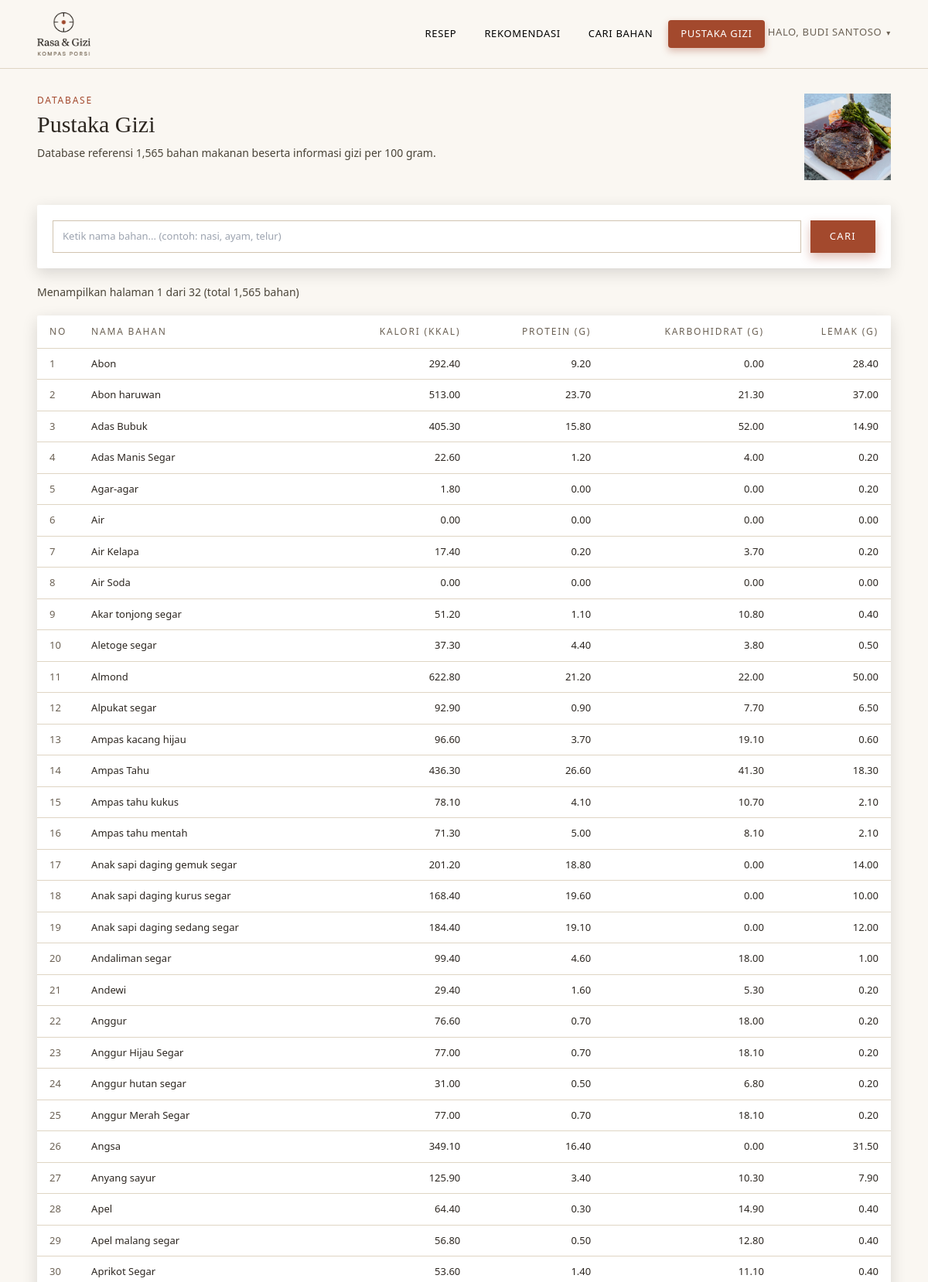
The app's page /pages/pustaka_gizi.php (signed in, upper part) with its own data.
### tables this page shows
CREATE TABLE `bahan_makanan` (
  `id` int NOT NULL,
  `nama_bahan` varchar(255) NOT NULL,
  `kalori_per_100g` decimal(6,2) NOT NULL DEFAULT '0.00',
  `protein_per_100g` decimal(6,2) NOT NULL DEFAULT '0.00',
  `karbohidrat_per_100g` decimal(6,2) NOT NULL DEFAULT '0.00',
  `lemak_per_100g` decimal(6,2) NOT NULL DEFAULT '0.00',
  `gambar` varchar(500) DEFAULT NULL
);

### pages/pustaka_gizi.php (the view, shortened to what this page needs)
<?php
require_once '../config/koneksi.php';
$keyword = trim($_GET['cari'] ?? '');
$page = max(1, (int)($_GET['halaman'] ?? 1));
$limit = 50;
$offset = ($page - 1) * $limit;
$search_param = '%' . $keyword . '%';
if (!empty($keyword)) {
    $count_stmt = mysqli_prepare($koneksi, "SELECT COUNT(*) FROM bahan_makanan WHERE nama_bahan LIKE ?");
    mysqli_stmt_bind_param($count_stmt, 's', $search_param);
} else {
    $count_stmt = mysqli_prepare($koneksi, "SELECT COUNT(*) FROM bahan_makanan");
}
mysqli_stmt_execute($count_stmt);
mysqli_stmt_bind_result($count_stmt, $total_data);
$total_pages = ceil($total_data / $limit);
if (!empty($keyword)) {
    $exact_param = $keyword;
    $starts_with_param = $keyword . '%';
    $data_stmt = mysqli_prepare($koneksi, "
        SELECT nama_bahan, ROUND((protein_per_100g * 4) + (karbohidrat_per_100g * 4) + (lemak_per_100g * 9), 2) AS kalori_per_100g, protein_per_100g, karbohidrat_per_100g, lemak_per_100g
        FROM bahan_makanan WHERE nama_bahan LIKE ?
        ORDER BY
            CASE
                WHEN nama_bahan = ? THEN 0
                WHEN nama_bahan LIKE ? THEN 1
                ELSE 2
            END,
            nama_bahan ASC
        LIMIT ? OFFSET ?
    ");
    mysqli_stmt_bind_param($data_stmt, 'sssii', $search_param, $exact_param, $starts_with_param, $limit, $offset);
} else {
    $data_stmt = mysqli_prepare($koneksi, "
        SELECT nama_bahan, ROUND((protein_per_100g * 4) + (karbohidrat_per_100g * 4) + (lemak_per_100g * 9), 2) AS kalori_per_100g, protein_per_100g, karbohidrat_per_100g, lemak_per_100g
        FROM bahan_makanan
        ORDER BY nama_bahan ASC LIMIT ? OFFSET ?
    ");
    mysqli_stmt_bind_param($data_stmt, 'ii', $limit, $offset);
}
mysqli_stmt_execute($data_stmt);
$result = mysqli_stmt_get_result($data_stmt);
$bahan_list = mysqli_fetch_all($result, MYSQLI_ASSOC);
?>
<!DOCTYPE html>
<html lang="id">
<head>
    <script src="https://cdn.tailwindcss.com"></script>
</head>
<body class="bg-[#FAF7F2] text-[#2C2620] font-sans antialiased min-h-screen">
<?php $base_path = '../'; $active_page = 'pustaka_gizi'; require __DIR__ . '/../includes/partials/navbar.php'; ?>
<div class="max-w-6xl mx-auto px-6 py-8">
    <div class="flex items-start gap-4 md:gap-6 mb-6 md:mb-8">
        <div class="flex-1">
            <span class="text-[#A3492D] text-[11px] md:text-[12px] tracking-[0.15em] uppercase block mb-1">Database</span>
            <h1 class="font-serif text-2xl sm:text-3xl text-[#2C2620] font-normal mb-2">Pustaka Gizi</h1>
            <p class="text-[13px] md:text-[14px] text-[#4A4438]">Database referensi <span id="totalCount"><?= number_format($total_data) ?></span> bahan makanan beserta informasi gizi per 100 gram.</p>
        </div>
        <div class="hidden md:block w-20 h-20 md:w-28 md:h-28 shrink-0">
            <img src="../assets/images/pustaka.jpg" alt="" class="w-full h-full object-cover">
        </div>
    </div>
    <form method="GET" action="" class="bg-white p-5 mb-5 shadow-[0_6px_20px_rgba(0,0,0,0.14)] rounded-[2px]" id="searchForm">
        <div class="flex flex-col sm:flex-row gap-3">
            <input type="search" name="cari" id="searchInput" value="<?= htmlspecialchars($keyword) ?>"
                   class="flex-1 px-3 py-2.5 bg-white border border-[#D1C4B0] text-[13px] text-[#2C2620] focus:outline-none focus:border-[#A3492D] focus:shadow-[0_0_0_2px_rgba(163,73,45,0.1)] transition-all"
                   placeholder="Ketik nama bahan... (contoh: nasi, ayam, telur)" autofocus autocomplete="off">
            <button type="submit"
                    class="py-2.5 px-6 border border-[#A3492D] bg-[#A3492D] text-white text-[13px] tracking-[0.1em] uppercase hover:bg-[#8B3D25] hover:-translate-y-0.5 shadow-[0_6px_14px_rgba(163,73,45,0.35)] hover:shadow-[0_8px_22px_rgba(163,73,45,0.45)] transition-all">
                Cari
            </button>
        </div>
    </form>
    <div id="infoArea">
        <?php if (!empty($keyword)): ?>
            <div class="bg-[#F5F0E8] px-4 py-3 mb-5 text-[14px] text-[#4A4438]">
                Menampilkan <strong><?= number_format($total_data) ?></strong> hasil untuk "<?= htmlspecialchars($keyword) ?>"
            </div>
        <?php else: ?>
            <div class="text-[14px] text-[#4A4438] mb-5">
                Menampilkan halaman <?= $page ?> dari <?= $total_pages ?> (total <?= number_format($total_data) ?> bahan)
            </div>
        <?php endif; ?>
    </div>
    <div id="tableContainer">
        <?php if (empty($bahan_list)): ?>
            <div class="bg-[#E4DBC8] p-16 text-center">
                <p class="text-[#4A4438] text-base mb-2">Tidak ada bahan yang cocok dengan "<?= htmlspecialchars($keyword) ?>"</p>
                <p class="text-[14px] text-[#4A4438]">Coba gunakan kata kunci lain</p>
            </div>
        <?php else: ?>
            <div class="bg-white overflow-hidden shadow-[0_6px_20px_rgba(0,0,0,0.14)] rounded-[2px]">
                <div class="overflow-x-auto">
                    <table class="w-full text-[13px] min-w-[600px]" id="bahanTable">
                        <thead>
                            <tr class="border-b border-[#DFD5C4] text-[12px] tracking-[0.15em] uppercase text-[#6B6154]">
                                <th class="text-left py-3 px-4 w-12 font-normal">No</th>
                                <th class="text-left py-3 px-4 font-normal">Nama Bahan</th>
                                <th class="text-right py-3 px-4 font-normal">Kalori (kkal)</th>
                                <th class="text-right py-3 px-4 font-normal">Protein (g)</th>
                                <th class="text-right py-3 px-4 font-normal">Karbohidrat (g)</th>
                                <th class="text-right py-3 px-4 font-normal">Lemak (g)</th>
                            </tr>
                        </thead>
                        <tbody id="tableBody">
                            <?php $no = $offset + 1; ?>
                            <?php foreach ($bahan_list as $bahan): ?>
                            <tr class="border-b border-[#DFD5C4]">
                                <td class="py-2.5 px-4 text-[#6B6154]"><?= $no++ ?></td>
                                <td class="py-2.5 px-4 text-[#2C2620]"><?= htmlspecialchars($bahan['nama_bahan']) ?></td>
                                <td class="py-2.5 px-4 text-right"><?= number_format($bahan['kalori_per_100g'], 2) ?></td>
                                <td class="py-2.5 px-4 text-right"><?= number_format($bahan['protein_per_100g'], 2) ?></td>
                                <td class="py-2.5 px-4 text-right"><?= number_format($bahan['karbohidrat_per_100g'], 2) ?></td>
                                <td class="py-2.5 px-4 text-right"><?= number_format($bahan['lemak_per_100g'], 2) ?></td>
                            </tr>
                            <?php endforeach; ?>
                        </tbody>
                    </table>
                </div>
            </div>
        <?php endif; ?>
    </div>
</div>
</body>
</html>

### includes/partials/navbar.php (shortened to what this page needs)
<nav class="sticky top-0 z-40 border-b border-[#DFD5C4] bg-[#FAF7F2]">
    <div class="max-w-6xl mx-auto px-4 sm:px-6 py-3 sm:py-4 flex flex-wrap items-center justify-between gap-2">
        <a href="<?= $base_path ?>resep/index.php" class="block shrink-0"><img src="<?= $base_path ?>assets/images/logo.png" alt="Rasa dan Gizi" class="h-12 md:h-14 w-auto"></a>
        <div class="flex flex-wrap items-center justify-end gap-0.5 md:gap-1 text-[11px] md:text-[13px] tracking-[0.05em] uppercase">
            <a href="<?= $base_path ?>resep/index.php" class="no-underline px-2 py-1.5 md:px-4 md:py-2 rounded font-medium transition-all duration-300 ease-out <?= $active_page === 'resep' ? 'text-white bg-[#A3492D] shadow-[0_4px_10px_rgba(163,73,45,0.35)]' : 'text-black hover:text-white hover:bg-[#A3492D] hover:shadow-[0_4px_10px_rgba(163,73,45,0.35)] hover:-translate-y-0.5' ?>">Resep</a>
            <a href="<?= $base_path ?>pages/rekomendasi.php" class="no-underline px-2 py-1.5 md:px-4 md:py-2 rounded font-medium transition-all duration-300 ease-out <?= $active_page === 'rekomendasi' ? 'text-white bg-[#A3492D] shadow-[0_4px_10px_rgba(163,73,45,0.35)]' : 'text-black hover:text-white hover:bg-[#A3492D] hover:shadow-[0_4px_10px_rgba(163,73,45,0.35)] hover:-translate-y-0.5' ?>">Rekomendasi</a>
            <a href="<?= $base_path ?>pages/resep_by_bahan.php" class="no-underline px-2 py-1.5 md:px-4 md:py-2 rounded font-medium transition-all duration-300 ease-out <?= $active_page === 'cari_bahan' ? 'text-white bg-[#A3492D] shadow-[0_4px_10px_rgba(163,73,45,0.35)]' : 'text-black hover:text-white hover:bg-[#A3492D] hover:shadow-[0_4px_10px_rgba(163,73,45,0.35)] hover:-translate-y-0.5' ?>">Cari Bahan</a>
            <a href="<?= $base_path ?>pages/pustaka_gizi.php" class="no-underline px-2 py-1.5 md:px-4 md:py-2 rounded font-medium transition-all duration-300 ease-out <?= $active_page === 'pustaka_gizi' ? 'text-white bg-[#A3492D] shadow-[0_4px_10px_rgba(163,73,45,0.35)]' : 'text-black hover:text-white hover:bg-[#A3492D] hover:shadow-[0_4px_10px_rgba(163,73,45,0.35)] hover:-translate-y-0.5' ?>">Pustaka Gizi</a>
            <div class="relative">
                <span class="text-[#6B6154] cursor-pointer user-dropdown-trigger text-[11px] md:text-[13px] truncate max-w-[100px] md:max-w-none inline-block">Halo, <?= htmlspecialchars($_SESSION['nama']) ?> <span class="text-[10px] ml-0.5">▾</span></span>
            </div>
        </div>
    </div>
</nav>

### records on screen
bahan_makanan: nama_bahan "Abon", kalori_per_100g "292.40", protein_per_100g "9.20", karbohidrat_per_100g "0.00", lemak_per_100g "28.40"
bahan_makanan: nama_bahan "Abon haruwan", kalori_per_100g "513.00", protein_per_100g "23.70", karbohidrat_per_100g "21.30", lemak_per_100g "37.00"
bahan_makanan: nama_bahan "Adas Bubuk", kalori_per_100g "405.30", protein_per_100g "15.80", karbohidrat_per_100g "52.00", lemak_per_100g "14.90"
bahan_makanan: nama_bahan "Adas Manis Segar", kalori_per_100g "22.60", protein_per_100g "1.20", karbohidrat_per_100g "4.00", lemak_per_100g "0.20"
bahan_makanan: nama_bahan "Agar-agar", kalori_per_100g "1.80", protein_per_100g "0.00", karbohidrat_per_100g "0.00", lemak_per_100g "0.20"
bahan_makanan: nama_bahan "Air", kalori_per_100g "0.00", protein_per_100g "0.00", karbohidrat_per_100g "0.00", lemak_per_100g "0.00"
bahan_makanan: nama_bahan "Air Kelapa", kalori_per_100g "17.40", protein_per_100g "0.20", karbohidrat_per_100g "3.70", lemak_per_100g "0.20"
bahan_makanan: nama_bahan "Air Soda", kalori_per_100g "0.00", protein_per_100g "0.00", karbohidrat_per_100g "0.00", lemak_per_100g "0.00"
bahan_makanan: nama_bahan "Akar tonjong segar", kalori_per_100g "51.20", protein_per_100g "1.10", karbohidrat_per_100g "10.80", lemak_per_100g "0.40"
bahan_makanan: nama_bahan "Aletoge segar", kalori_per_100g "37.30", protein_per_100g "4.40", karbohidrat_per_100g "3.80", lemak_per_100g "0.50"
bahan_makanan: nama_bahan "Almond", kalori_per_100g "622.80", protein_per_100g "21.20", karbohidrat_per_100g "22.00", lemak_per_100g "50.00"
bahan_makanan: nama_bahan "Alpukat segar", kalori_per_100g "92.90", protein_per_100g "0.90", karbohidrat_per_100g "7.70", lemak_per_100g "6.50"
bahan_makanan: nama_bahan "Ampas kacang hijau", kalori_per_100g "96.60", protein_per_100g "3.70", karbohidrat_per_100g "19.10", lemak_per_100g "0.60"
bahan_makanan: nama_bahan "Ampas Tahu", kalori_per_100g "436.30", protein_per_100g "26.60", karbohidrat_per_100g "41.30", lemak_per_100g "18.30"
bahan_makanan: nama_bahan "Ampas tahu kukus", kalori_per_100g "78.10", protein_per_100g "4.10", karbohidrat_per_100g "10.70", lemak_per_100g "2.10"
bahan_makanan: nama_bahan "Ampas tahu mentah", kalori_per_100g "71.30", protein_per_100g "5.00", karbohidrat_per_100g "8.10", lemak_per_100g "2.10"
bahan_makanan: nama_bahan "Anak sapi daging gemuk segar", kalori_per_100g "201.20", protein_per_100g "18.80", karbohidrat_per_100g "0.00", lemak_per_100g "14.00"
bahan_makanan: nama_bahan "Anak sapi daging kurus segar", kalori_per_100g "168.40", protein_per_100g "19.60", karbohidrat_per_100g "0.00", lemak_per_100g "10.00"
bahan_makanan: nama_bahan "Anak sapi daging sedang segar", kalori_per_100g "184.40", protein_per_100g "19.10", karbohidrat_per_100g "0.00", lemak_per_100g "12.00"
bahan_makanan: nama_bahan "Andaliman segar", kalori_per_100g "99.40", protein_per_100g "4.60", karbohidrat_per_100g "18.00", lemak_per_100g "1.00"
bahan_makanan: nama_bahan "Andewi", kalori_per_100g "29.40", protein_per_100g "1.60", karbohidrat_per_100g "5.30", lemak_per_100g "0.20"
bahan_makanan: nama_bahan "Anggur", kalori_per_100g "76.60", protein_per_100g "0.70", karbohidrat_per_100g "18.00", lemak_per_100g "0.20"
bahan_makanan: nama_bahan "Anggur Hijau Segar", kalori_per_100g "77.00", protein_per_100g "0.70", karbohidrat_per_100g "18.10", lemak_per_100g "0.20"
bahan_makanan: nama_bahan "Anggur hutan segar", kalori_per_100g "31.00", protein_per_100g "0.50", karbohidrat_per_100g "6.80", lemak_per_100g "0.20"
bahan_makanan: nama_bahan "Anggur Merah Segar", kalori_per_100g "77.00", protein_per_100g "0.70", karbohidrat_per_100g "18.10", lemak_per_100g "0.20"
bahan_makanan: nama_bahan "Angsa", kalori_per_100g "349.10", protein_per_100g "16.40", karbohidrat_per_100g "0.00", lemak_per_100g "31.50"
bahan_makanan: nama_bahan "Anyang sayur", kalori_per_100g "125.90", protein_per_100g "3.40", karbohidrat_per_100g "10.30", lemak_per_100g "7.90"
bahan_makanan: nama_bahan "Apel", kalori_per_100g "64.40", protein_per_100g "0.30", karbohidrat_per_100g "14.90", lemak_per_100g "0.40"
bahan_makanan: nama_bahan "Apel malang segar", kalori_per_100g "56.80", protein_per_100g "0.50", karbohidrat_per_100g "12.80", lemak_per_100g "0.40"
bahan_makanan: nama_bahan "Aprikot Segar", kalori_per_100g "53.60", protein_per_100g "1.40", karbohidrat_per_100g "11.10", lemak_per_100g "0.40"

### other values on screen
$_SESSION['nama'] "BUDI SANTOSO"
$total_data "1,565"
$page "1"
$total_pages "32"
